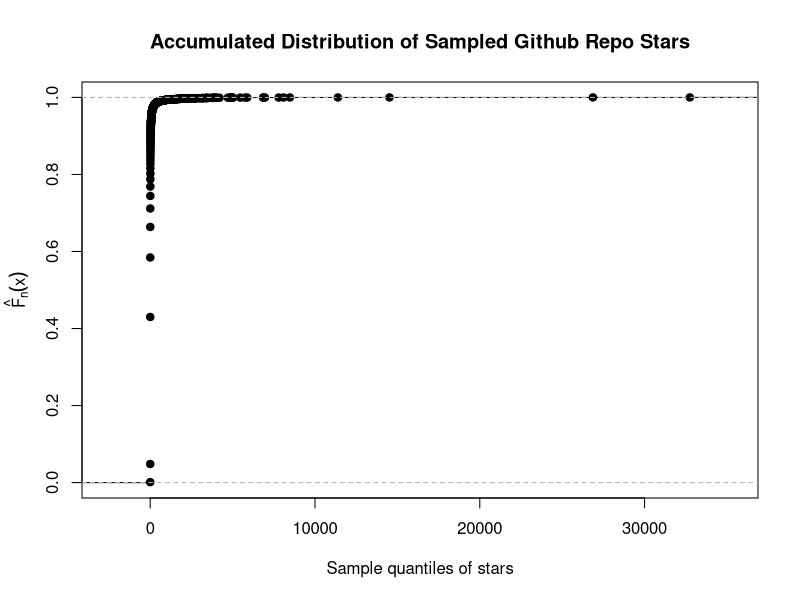
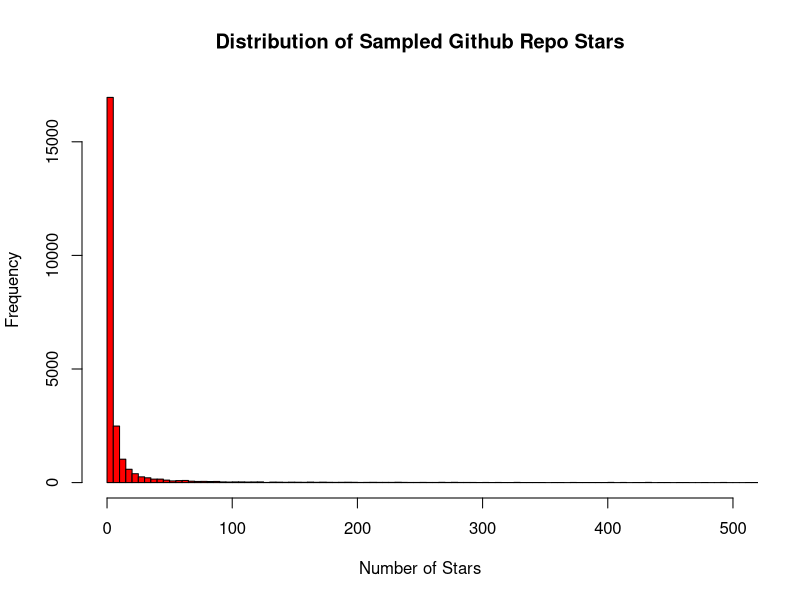
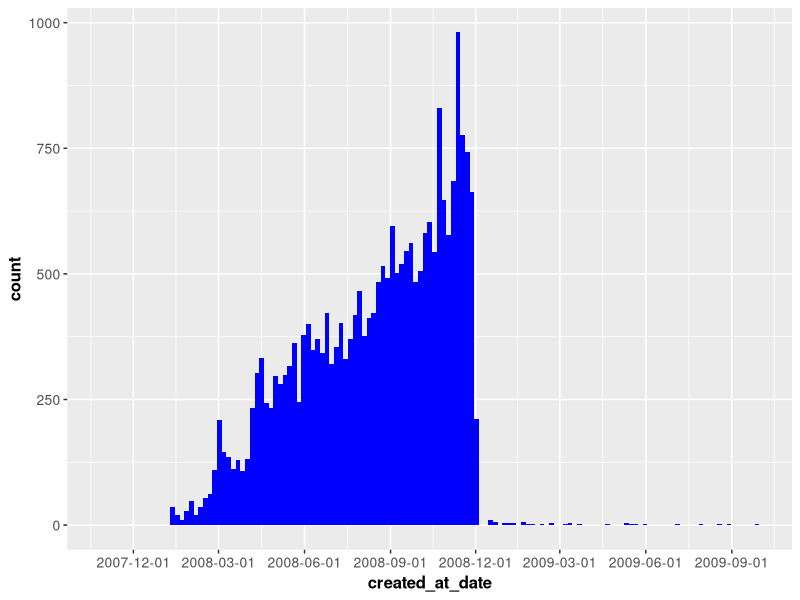
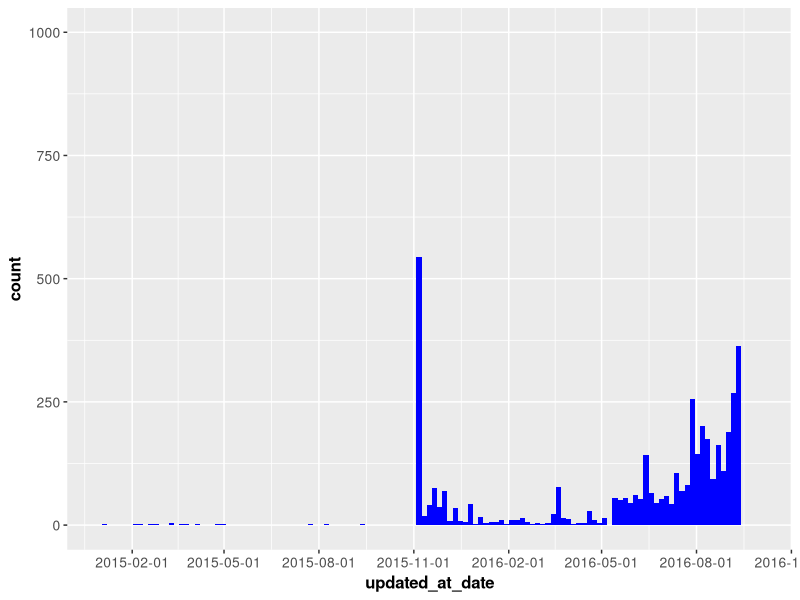
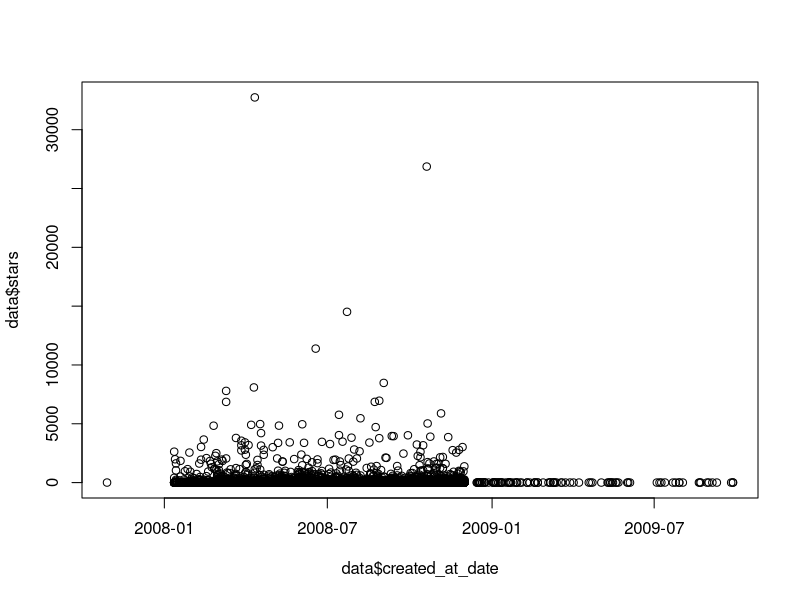
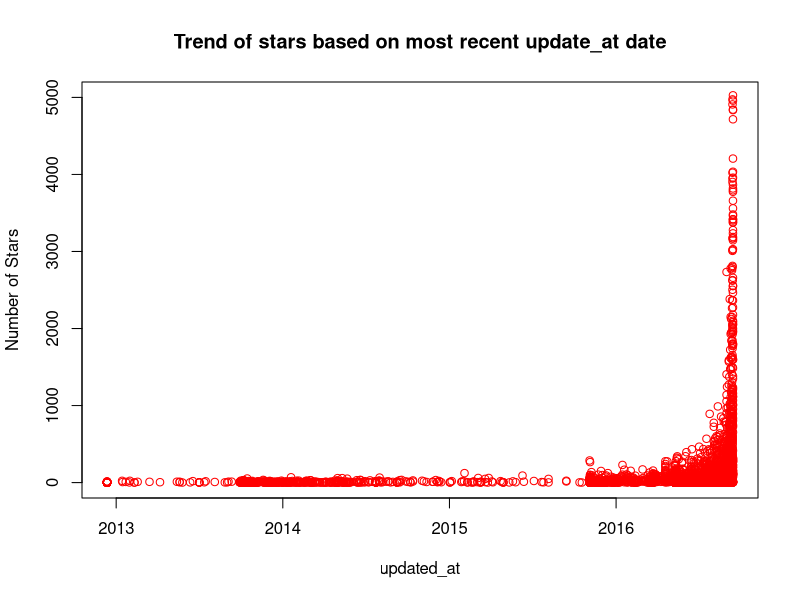

Write R code to recreate these figures, in order.
library(scales)
library(ggplot2)

setwd('/home/matthew/Documents/Github/github_pred')
data = read.csv('data/repositories.csv', header=TRUE)
names(data) <- c('id','repo','stars','created_at','updated_at')
data$created_at <- as.character(data$created_at)
data$updated_at <- as.character(data$updated_at)
head(data)
str(data)


# GRAPH 1
# ECDF of repo stars
data.stars.ecdf <- ecdf(data$stars)
plot(data.stars.ecdf, xlab = 'Sample quantiles of stars', ylab = '', main = 'Accumulated Distribution of Sampled Github Repo Stars')
mtext(text = expression(hat(F)[n](x)), side = 2, line = 2.5)
dev.off()

# GRAPH 2
# histrogram of stars
summary(data$stars)
hist(data$stars, xlim=c(0,500),breaks = 10000, col='red', xlab="Number of Stars", main="Distribution of Sampled Github Repo Stars")


# transform of dates variables
data$created_at_date <- as.Date(substr(data$created_at, 0, 10))
data$updated_at_date <- as.Date(substr(data$updated_at, 0, 10))

# GRAPH 3-1
ggplot(data, aes(x=created_at_date)) + 
  stat_bin(binwidth=5, position="identity", fill="blue") + 
  scale_x_date(breaks=date_breaks(width="3 months")) +
  theme(axis.text=element_text(size=10),
        axis.title=element_text(size=12,face="bold"))

# GRAPH 3-2
min_date = as.Date('2015-01-01')
max_date = as.Date('2016-10-01')
ggplot(data, aes(x=updated_at_date)) + 
  stat_bin(binwidth=5, position="identity", fill="blue") + 
  scale_x_date(breaks=date_breaks(width="3 months"), limits=c(min_date,max_date)) + 
  scale_y_continuous(limits=c(0,1000)) +
  theme(axis.text=element_text(size=10),
        axis.title=element_text(size=12,face="bold"))

# GRAPH 4
# scatter plot of stars vs created_at
plot(data$created_at_date, data$stars)
plot(data$updated_at_date, data$stars, xlab="updated_at", ylab="Number of Stars", 
     main="Trend of stars based on most recent update_at date", ylim = c(0,5000), col="red")

# filter 
# get repos with updates in the last month
most_recent_point <-as.Date('2016-08-01')
filtered <- data[which(data$updated_at_date > most_recent_point),]
nrow(filtered)



